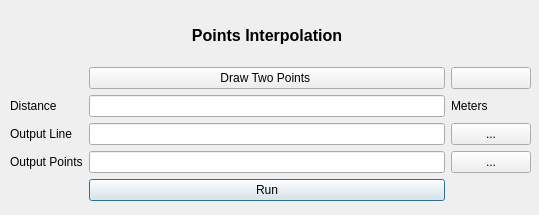
<?xml version="1.0" encoding="UTF-8"?>
<ui version="4.0">
 <class>PointInterpolationDialogBase</class>
 <widget class="QDialog" name="PointInterpolationDialogBase">
  <property name="geometry">
   <rect>
    <x>0</x>
    <y>0</y>
    <width>539</width>
    <height>215</height>
   </rect>
  </property>
  <property name="windowTitle">
   <string>Points Interpolation</string>
  </property>
  <widget class="QWidget" name="gridLayoutWidget">
   <property name="geometry">
    <rect>
     <x>10</x>
     <y>10</y>
     <width>521</width>
     <height>191</height>
    </rect>
   </property>
   <layout class="QGridLayout" name="gridLayout">
    <item row="4" column="1">
     <widget class="QLineEdit" name="points"/>
    </item>
    <item row="3" column="0">
     <widget class="QLabel" name="label_3">
      <property name="text">
       <string>&lt;html&gt;&lt;head/&gt;&lt;body&gt;&lt;p&gt;Output Line&lt;/p&gt;&lt;/body&gt;&lt;/html&gt;</string>
      </property>
     </widget>
    </item>
    <item row="6" column="1">
     <widget class="QPushButton" name="run">
      <property name="text">
       <string>Run</string>
      </property>
     </widget>
    </item>
    <item row="4" column="3">
     <widget class="QPushButton" name="directory2">
      <property name="toolTip">
       <string>&lt;html&gt;&lt;head/&gt;&lt;body&gt;&lt;p&gt;Browse&lt;/p&gt;&lt;/body&gt;&lt;/html&gt;</string>
      </property>
      <property name="text">
       <string>...</string>
      </property>
     </widget>
    </item>
    <item row="1" column="1">
     <widget class="QPushButton" name="draw">
      <property name="text">
       <string>Draw Two Points </string>
      </property>
      <property name="icon">
       <iconset>
        <normaloff>../../../../../../../../../Desktop/north-point-icon-png.png</normaloff>../../../../../../../../../Desktop/north-point-icon-png.png</iconset>
      </property>
     </widget>
    </item>
    <item row="0" column="1">
     <widget class="QLabel" name="label">
      <property name="text">
       <string>&lt;html&gt;&lt;head/&gt;&lt;body&gt;&lt;p align=&quot;center&quot;&gt;&lt;span style=&quot; font-size:12pt; font-weight:600;&quot;&gt;Points Interpolation&lt;/span&gt;&lt;/p&gt;&lt;/body&gt;&lt;/html&gt;</string>
      </property>
     </widget>
    </item>
    <item row="3" column="3">
     <widget class="QPushButton" name="directory">
      <property name="toolTip">
       <string>&lt;html&gt;&lt;head/&gt;&lt;body&gt;&lt;p&gt;Browse&lt;/p&gt;&lt;/body&gt;&lt;/html&gt;</string>
      </property>
      <property name="text">
       <string>...</string>
      </property>
     </widget>
    </item>
    <item row="2" column="1">
     <widget class="QLineEdit" name="distance"/>
    </item>
    <item row="3" column="1">
     <widget class="QLineEdit" name="line"/>
    </item>
    <item row="1" column="3">
     <widget class="QPushButton" name="reset_button">
      <property name="toolTip">
       <string>Reset</string>
      </property>
      <property name="text">
       <string/>
      </property>
     </widget>
    </item>
    <item row="4" column="0">
     <widget class="QLabel" name="label_4">
      <property name="text">
       <string>&lt;html&gt;&lt;head/&gt;&lt;body&gt;&lt;p&gt;Output Points&lt;/p&gt;&lt;/body&gt;&lt;/html&gt;</string>
      </property>
     </widget>
    </item>
    <item row="2" column="0">
     <widget class="QLabel" name="label_2">
      <property name="text">
       <string>&lt;html&gt;&lt;head/&gt;&lt;body&gt;&lt;p&gt;Distance&lt;/p&gt;&lt;/body&gt;&lt;/html&gt;</string>
      </property>
     </widget>
    </item>
    <item row="2" column="3">
     <widget class="QLabel" name="label_5">
      <property name="text">
       <string>&lt;html&gt;&lt;head/&gt;&lt;body&gt;&lt;p&gt;Meters&lt;/p&gt;&lt;/body&gt;&lt;/html&gt;</string>
      </property>
     </widget>
    </item>
   </layout>
  </widget>
 </widget>
 <resources/>
 <connections/>
</ui>
